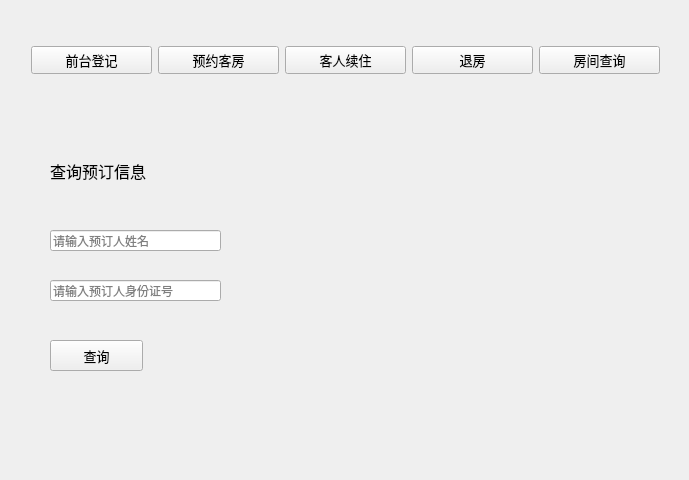
<?xml version="1.0" encoding="UTF-8"?>
<ui version="4.0">
 <class>MainWindow</class>
 <widget class="QMainWindow" name="MainWindow">
  <property name="geometry">
   <rect>
    <x>0</x>
    <y>0</y>
    <width>689</width>
    <height>480</height>
   </rect>
  </property>
  <property name="windowTitle">
   <string>MainWindow</string>
  </property>
  <widget class="QWidget" name="centralWidget">
   <widget class="QStackedWidget" name="stackedWidget">
    <property name="geometry">
     <rect>
      <x>20</x>
      <y>100</y>
      <width>651</width>
      <height>361</height>
     </rect>
    </property>
    <property name="currentIndex">
     <number>0</number>
    </property>
    <widget class="QWidget" name="loginpage">
     <widget class="QStackedWidget" name="customerstack">
      <property name="geometry">
       <rect>
        <x>230</x>
        <y>20</y>
        <width>391</width>
        <height>321</height>
       </rect>
      </property>
      <property name="currentIndex">
       <number>0</number>
      </property>
      <widget class="QWidget" name="emptypage"/>
      <widget class="QWidget" name="singlepage">
       <widget class="QLabel" name="roomtypeinfolabel">
        <property name="geometry">
         <rect>
          <x>20</x>
          <y>25</y>
          <width>181</width>
          <height>21</height>
         </rect>
        </property>
        <property name="font">
         <font>
          <family>方正姚体</family>
          <pointsize>10</pointsize>
         </font>
        </property>
        <property name="text">
         <string>最近预订：</string>
        </property>
       </widget>
       <widget class="QLineEdit" name="singlenameline">
        <property name="geometry">
         <rect>
          <x>20</x>
          <y>110</y>
          <width>171</width>
          <height>21</height>
         </rect>
        </property>
        <property name="placeholderText">
         <string>请输入预订人姓名</string>
        </property>
       </widget>
       <widget class="QLineEdit" name="singlepasswordline">
        <property name="geometry">
         <rect>
          <x>20</x>
          <y>160</y>
          <width>171</width>
          <height>21</height>
         </rect>
        </property>
        <property name="placeholderText">
         <string>请输入预订人身份证号</string>
        </property>
       </widget>
       <widget class="QPushButton" name="singlefinalButton">
        <property name="geometry">
         <rect>
          <x>20</x>
          <y>220</y>
          <width>93</width>
          <height>31</height>
         </rect>
        </property>
        <property name="font">
         <font>
          <family>方正姚体</family>
          <pointsize>10</pointsize>
         </font>
        </property>
        <property name="text">
         <string>入住</string>
        </property>
       </widget>
       <widget class="QLabel" name="singledatelabel">
        <property name="geometry">
         <rect>
          <x>20</x>
          <y>60</y>
          <width>341</width>
          <height>31</height>
         </rect>
        </property>
        <property name="font">
         <font>
          <family>方正姚体</family>
          <pointsize>10</pointsize>
         </font>
        </property>
        <property name="text">
         <string>TextLabel</string>
        </property>
       </widget>
      </widget>
      <widget class="QWidget" name="doublepage">
       <widget class="QLabel" name="roomtyeinfo2label">
        <property name="geometry">
         <rect>
          <x>20</x>
          <y>15</y>
          <width>181</width>
          <height>31</height>
         </rect>
        </property>
        <property name="font">
         <font>
          <family>方正姚体</family>
          <pointsize>10</pointsize>
         </font>
        </property>
        <property name="text">
         <string>最近预订：</string>
        </property>
       </widget>
       <widget class="QLineEdit" name="doublename1line">
        <property name="geometry">
         <rect>
          <x>20</x>
          <y>90</y>
          <width>171</width>
          <height>21</height>
         </rect>
        </property>
        <property name="placeholderText">
         <string>请输入预订人姓名</string>
        </property>
       </widget>
       <widget class="QLineEdit" name="doublepass1line">
        <property name="geometry">
         <rect>
          <x>20</x>
          <y>130</y>
          <width>171</width>
          <height>21</height>
         </rect>
        </property>
        <property name="placeholderText">
         <string>请输入预订人身份证号</string>
        </property>
       </widget>
       <widget class="QLineEdit" name="doublename2line">
        <property name="geometry">
         <rect>
          <x>20</x>
          <y>170</y>
          <width>171</width>
          <height>21</height>
         </rect>
        </property>
        <property name="placeholderText">
         <string>请输入预订人姓名</string>
        </property>
       </widget>
       <widget class="QLineEdit" name="doublepass2line">
        <property name="geometry">
         <rect>
          <x>20</x>
          <y>210</y>
          <width>171</width>
          <height>21</height>
         </rect>
        </property>
        <property name="placeholderText">
         <string>请输入预订人身份证号</string>
        </property>
       </widget>
       <widget class="QPushButton" name="doublefinalButton">
        <property name="geometry">
         <rect>
          <x>20</x>
          <y>250</y>
          <width>93</width>
          <height>31</height>
         </rect>
        </property>
        <property name="font">
         <font>
          <family>方正姚体</family>
          <pointsize>10</pointsize>
         </font>
        </property>
        <property name="text">
         <string>入住</string>
        </property>
       </widget>
       <widget class="QLabel" name="doubledatelabel">
        <property name="geometry">
         <rect>
          <x>20</x>
          <y>45</y>
          <width>371</width>
          <height>31</height>
         </rect>
        </property>
        <property name="font">
         <font>
          <family>方正姚体</family>
          <pointsize>10</pointsize>
         </font>
        </property>
        <property name="text">
         <string>TextLabel</string>
        </property>
       </widget>
      </widget>
      <widget class="QWidget" name="page">
       <widget class="QCalendarWidget" name="calendarWidget_2">
        <property name="geometry">
         <rect>
          <x>10</x>
          <y>20</y>
          <width>351</width>
          <height>231</height>
         </rect>
        </property>
        <property name="firstDayOfWeek">
         <enum>Qt::Sunday</enum>
        </property>
        <property name="horizontalHeaderFormat">
         <enum>QCalendarWidget::NoHorizontalHeader</enum>
        </property>
        <property name="verticalHeaderFormat">
         <enum>QCalendarWidget::NoVerticalHeader</enum>
        </property>
       </widget>
       <widget class="QPushButton" name="selectenddateButton">
        <property name="geometry">
         <rect>
          <x>140</x>
          <y>267</y>
          <width>93</width>
          <height>31</height>
         </rect>
        </property>
        <property name="font">
         <font>
          <family>方正姚体</family>
          <pointsize>10</pointsize>
         </font>
        </property>
        <property name="text">
         <string>确认</string>
        </property>
       </widget>
      </widget>
     </widget>
     <widget class="QLabel" name="label">
      <property name="geometry">
       <rect>
        <x>30</x>
        <y>40</y>
        <width>131</width>
        <height>61</height>
       </rect>
      </property>
      <property name="font">
       <font>
        <family>方正姚体</family>
        <pointsize>12</pointsize>
       </font>
      </property>
      <property name="text">
       <string>查询预订信息</string>
      </property>
     </widget>
     <widget class="QLineEdit" name="nameline">
      <property name="geometry">
       <rect>
        <x>30</x>
        <y>130</y>
        <width>171</width>
        <height>21</height>
       </rect>
      </property>
      <property name="frame">
       <bool>true</bool>
      </property>
      <property name="placeholderText">
       <string>请输入预订人姓名</string>
      </property>
     </widget>
     <widget class="QLineEdit" name="passwordline">
      <property name="geometry">
       <rect>
        <x>30</x>
        <y>180</y>
        <width>171</width>
        <height>21</height>
       </rect>
      </property>
      <property name="frame">
       <bool>true</bool>
      </property>
      <property name="placeholderText">
       <string>请输入预订人身份证号</string>
      </property>
     </widget>
     <widget class="QPushButton" name="login_searchButton">
      <property name="geometry">
       <rect>
        <x>30</x>
        <y>240</y>
        <width>93</width>
        <height>31</height>
       </rect>
      </property>
      <property name="font">
       <font>
        <family>方正姚体</family>
        <pointsize>10</pointsize>
       </font>
      </property>
      <property name="text">
       <string>查询</string>
      </property>
     </widget>
    </widget>
    <widget class="QWidget" name="reservepage">
     <widget class="QListWidget" name="listWidget">
      <property name="geometry">
       <rect>
        <x>180</x>
        <y>60</y>
        <width>261</width>
        <height>191</height>
       </rect>
      </property>
     </widget>
     <widget class="QPushButton" name="pushButton">
      <property name="geometry">
       <rect>
        <x>250</x>
        <y>250</y>
        <width>93</width>
        <height>31</height>
       </rect>
      </property>
      <property name="font">
       <font>
        <family>方正姚体</family>
        <pointsize>10</pointsize>
       </font>
      </property>
      <property name="text">
       <string>立即预约</string>
      </property>
     </widget>
    </widget>
    <widget class="QWidget" name="extendpage">
     <widget class="QLineEdit" name="extendnameline">
      <property name="geometry">
       <rect>
        <x>40</x>
        <y>80</y>
        <width>141</width>
        <height>21</height>
       </rect>
      </property>
      <property name="placeholderText">
       <string>请输入客人姓名</string>
      </property>
     </widget>
     <widget class="QLineEdit" name="extendpassline">
      <property name="geometry">
       <rect>
        <x>40</x>
        <y>130</y>
        <width>141</width>
        <height>21</height>
       </rect>
      </property>
      <property name="placeholderText">
       <string>请输入客人身份证号</string>
      </property>
     </widget>
     <widget class="QLabel" name="label_2">
      <property name="geometry">
       <rect>
        <x>40</x>
        <y>25</y>
        <width>171</width>
        <height>41</height>
       </rect>
      </property>
      <property name="font">
       <font>
        <family>方正姚体</family>
        <pointsize>12</pointsize>
       </font>
      </property>
      <property name="text">
       <string>请输入用户信息</string>
      </property>
     </widget>
     <widget class="QLabel" name="label_3">
      <property name="geometry">
       <rect>
        <x>40</x>
        <y>170</y>
        <width>221</width>
        <height>31</height>
       </rect>
      </property>
      <property name="font">
       <font>
        <family>方正姚体</family>
        <pointsize>12</pointsize>
       </font>
      </property>
      <property name="text">
       <string>请输入要续住的天数</string>
      </property>
     </widget>
     <widget class="QLineEdit" name="daysline">
      <property name="geometry">
       <rect>
        <x>40</x>
        <y>220</y>
        <width>113</width>
        <height>21</height>
       </rect>
      </property>
     </widget>
     <widget class="QPushButton" name="makeextendButton">
      <property name="geometry">
       <rect>
        <x>40</x>
        <y>270</y>
        <width>93</width>
        <height>31</height>
       </rect>
      </property>
      <property name="font">
       <font>
        <family>方正姚体</family>
        <pointsize>10</pointsize>
       </font>
      </property>
      <property name="text">
       <string>确定</string>
      </property>
     </widget>
    </widget>
    <widget class="QWidget" name="searchpage">
     <widget class="QTableWidget" name="tableWidget">
      <property name="geometry">
       <rect>
        <x>10</x>
        <y>20</y>
        <width>631</width>
        <height>331</height>
       </rect>
      </property>
      <attribute name="horizontalHeaderVisible">
       <bool>false</bool>
      </attribute>
      <attribute name="horizontalHeaderShowSortIndicator" stdset="0">
       <bool>false</bool>
      </attribute>
      <attribute name="horizontalHeaderStretchLastSection">
       <bool>true</bool>
      </attribute>
      <attribute name="verticalHeaderVisible">
       <bool>false</bool>
      </attribute>
      <column>
       <property name="text">
        <string>房间号</string>
       </property>
      </column>
      <column>
       <property name="text">
        <string>房间类型</string>
       </property>
      </column>
      <column>
       <property name="text">
        <string>价格（/晚）</string>
       </property>
      </column>
      <column>
       <property name="text">
        <string>是否有人入住</string>
       </property>
      </column>
     </widget>
    </widget>
    <widget class="QWidget" name="calendarpage">
     <widget class="QCalendarWidget" name="calendarWidget">
      <property name="geometry">
       <rect>
        <x>90</x>
        <y>20</y>
        <width>481</width>
        <height>261</height>
       </rect>
      </property>
      <property name="firstDayOfWeek">
       <enum>Qt::Sunday</enum>
      </property>
      <property name="verticalHeaderFormat">
       <enum>QCalendarWidget::NoVerticalHeader</enum>
      </property>
     </widget>
     <widget class="QPushButton" name="setdateButton">
      <property name="geometry">
       <rect>
        <x>280</x>
        <y>307</y>
        <width>93</width>
        <height>31</height>
       </rect>
      </property>
      <property name="font">
       <font>
        <family>方正姚体</family>
        <pointsize>10</pointsize>
       </font>
      </property>
      <property name="text">
       <string>确定</string>
      </property>
     </widget>
    </widget>
    <widget class="QWidget" name="roominfopage">
     <widget class="QTableWidget" name="tableWidget_2">
      <property name="geometry">
       <rect>
        <x>10</x>
        <y>20</y>
        <width>611</width>
        <height>321</height>
       </rect>
      </property>
      <attribute name="verticalHeaderVisible">
       <bool>false</bool>
      </attribute>
      <column>
       <property name="text">
        <string>身份证号</string>
       </property>
      </column>
      <column>
       <property name="text">
        <string>预约人姓名</string>
       </property>
      </column>
      <column>
       <property name="text">
        <string>起始日期</string>
       </property>
      </column>
      <column>
       <property name="text">
        <string>结束日期</string>
       </property>
      </column>
      <column>
       <property name="text">
        <string>总价</string>
       </property>
      </column>
     </widget>
    </widget>
    <widget class="QWidget" name="checkoutpage">
     <widget class="QLabel" name="label_4">
      <property name="geometry">
       <rect>
        <x>40</x>
        <y>50</y>
        <width>191</width>
        <height>51</height>
       </rect>
      </property>
      <property name="font">
       <font>
        <family>方正姚体</family>
        <pointsize>12</pointsize>
       </font>
      </property>
      <property name="text">
       <string>查询客户信息</string>
      </property>
     </widget>
     <widget class="QLineEdit" name="checkoutnameline">
      <property name="geometry">
       <rect>
        <x>40</x>
        <y>130</y>
        <width>161</width>
        <height>21</height>
       </rect>
      </property>
      <property name="placeholderText">
       <string>请输入客人姓名</string>
      </property>
     </widget>
     <widget class="QLineEdit" name="checkoutpassline">
      <property name="geometry">
       <rect>
        <x>40</x>
        <y>190</y>
        <width>161</width>
        <height>21</height>
       </rect>
      </property>
      <property name="placeholderText">
       <string>请输入客人身份证号</string>
      </property>
     </widget>
     <widget class="QPushButton" name="checkoutButton_2">
      <property name="geometry">
       <rect>
        <x>40</x>
        <y>250</y>
        <width>93</width>
        <height>31</height>
       </rect>
      </property>
      <property name="font">
       <font>
        <family>方正姚体</family>
        <pointsize>10</pointsize>
       </font>
      </property>
      <property name="text">
       <string>查询</string>
      </property>
     </widget>
    </widget>
   </widget>
   <widget class="QWidget" name="layoutWidget">
    <property name="geometry">
     <rect>
      <x>20</x>
      <y>30</y>
      <width>651</width>
      <height>61</height>
     </rect>
    </property>
    <layout class="QHBoxLayout" name="horizontalLayout">
     <item>
      <widget class="QPushButton" name="loginButton">
       <property name="font">
        <font>
         <family>方正姚体</family>
         <pointsize>10</pointsize>
        </font>
       </property>
       <property name="text">
        <string>前台登记</string>
       </property>
      </widget>
     </item>
     <item>
      <widget class="QPushButton" name="reserveButton">
       <property name="font">
        <font>
         <family>方正姚体</family>
         <pointsize>10</pointsize>
        </font>
       </property>
       <property name="text">
        <string>预约客房</string>
       </property>
      </widget>
     </item>
     <item>
      <widget class="QPushButton" name="extendButton">
       <property name="font">
        <font>
         <family>方正姚体</family>
         <pointsize>10</pointsize>
        </font>
       </property>
       <property name="text">
        <string>客人续住</string>
       </property>
      </widget>
     </item>
     <item>
      <widget class="QPushButton" name="checkoutButton">
       <property name="font">
        <font>
         <family>方正姚体</family>
         <pointsize>10</pointsize>
        </font>
       </property>
       <property name="text">
        <string>退房</string>
       </property>
      </widget>
     </item>
     <item>
      <widget class="QPushButton" name="searchButton">
       <property name="font">
        <font>
         <family>方正姚体</family>
         <pointsize>10</pointsize>
        </font>
       </property>
       <property name="text">
        <string>房间查询</string>
       </property>
      </widget>
     </item>
    </layout>
   </widget>
  </widget>
 </widget>
 <layoutdefault spacing="6" margin="11"/>
 <resources/>
 <connections/>
</ui>
